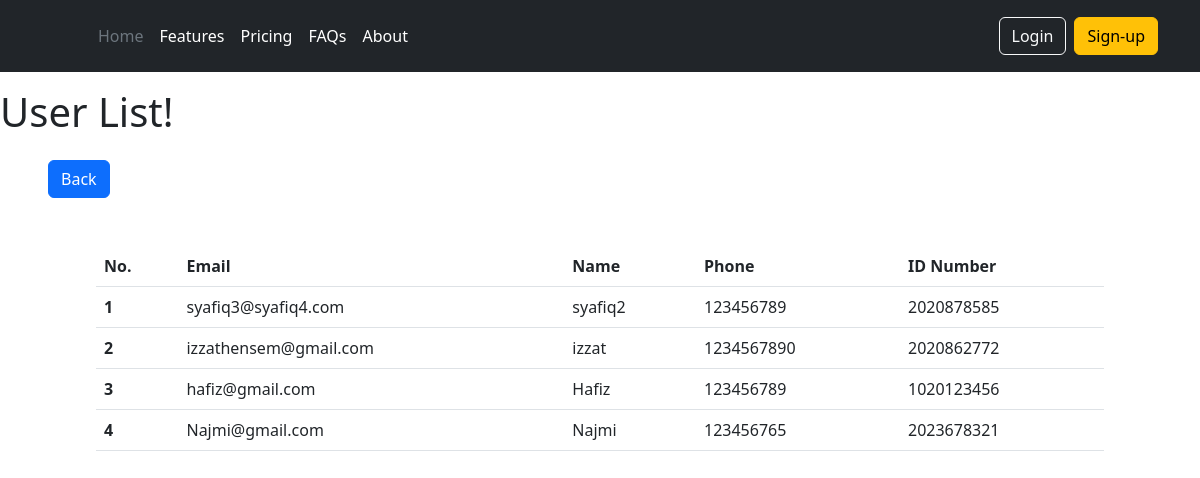
/admin/viewuser.php, run on the app's committed database.
### tables this page shows
CREATE TABLE `credentials` (
  `cred_id` int(10) NOT NULL,
  `email` varchar(255) NOT NULL,
  `password` varchar(255) NOT NULL,
  `usertype` int(5) NOT NULL
);

CREATE TABLE `users` (
  `user_id` int(10) NOT NULL,
  `user_name` varchar(255) NOT NULL,
  `telno` int(20) NOT NULL,
  `studno` int(10) DEFAULT NULL,
  `staffno` int(10) DEFAULT NULL,
  `cred_id` int(10) NOT NULL
);

### admin/viewuser.php (the view, shortened to what this page needs)
<?php
    include("../inc/conn.php");
?>
<!DOCTYPE HTML>
<html>
    <head>
        <link href="https://cdn.jsdelivr.net/npm/bootstrap@5.2.0-beta1/dist/css/bootstrap.min.css" rel="stylesheet">
    </head>
    <body>
        <?php include "../inc/header.php" ?>
        <h1 class="py-3">User List!</h1>
        <div class = "px-5">
            <button type="button" class="btn btn-primary" onclick="location.href='/student_complaint_system/admin/index.php'">Back</button>
            <div class="container px-5 my-5">
            <table class="table">
            <thead>
                <tr>
                <th scope="col">No.</th>
                <th scope="col">Email</th>
                <th scope="col">Name</th>
                <th scope="col">Phone</th>
                <th scope="col">ID Number</th>
                </tr>
            </thead>
            <tbody>
                <tr>
                    <?php
                    $viewuser ="SELECT cr.email, u.user_name, u.telno, u.studno, u.staffno FROM users AS u JOIN credentials AS cr ON cr.cred_id = u.cred_id";
                    $run=mysqli_query($conn,$viewuser);
                    if(!is_bool($run)){
                        $viewuser = mysqli_fetch_all($run);
                        if (sizeof($viewuser)>0){
                            for($i=0; $i<sizeof($viewuser);$i++ ){
                                echo "<tr>";
                                $viewnum=$i+1;
                                echo "<th scope=\"row\">".$viewnum."</th>";
                                foreach($viewuser[$i] as $catview){
                                    if ($catview != null){
                                        echo "<td>$catview</td>";
                                    }
                                }
                                echo "</tr>";
                            }
                        } else {
                            echo "<tr>";
                            echo "<td style = \"text-align: center;\" colspan = \"5\">Doesn't Have Complaint Yet!</td>";
                            echo "</tr>";
                        }
                    } else {
                        echo "<tr>";
                        echo "<td style = \"text-align: center;\" colspan = \"5\">Error Occured</td>";
                        echo "</tr>";
                    }
                ?>
            </tbody>
            </table>
        </div>
    </body>
</html>

### data on the page
credentials: email "syafiq3@syafiq4.com"
users: user_name "syafiq2", telno "123456789", studno "2020878585"
credentials: email "izzathensem@gmail.com"
users: user_name "izzat", telno "1234567890", studno "2020862772"
credentials: email "hafiz@gmail.com"
users: user_name "Hafiz", telno "123456789", staffno "1020123456"
credentials: email "Najmi@gmail.com"
users: user_name "Najmi", telno "123456765", studno "2023678321"

### other printed values
$viewnum "1"
$viewnum "2"
$viewnum "3"
$viewnum "4"
